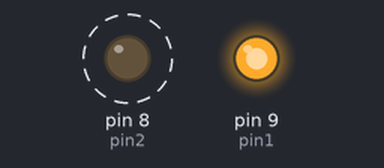
This sketch was run on a simulated Arduino Uno, built with avr-gcc and run on an emulated ATmega328P. Shown: output pins drawn as LEDs (lit = HIGH). Dashed ring = blinking.

Above: at 0.12 s.
At 1.92 s:
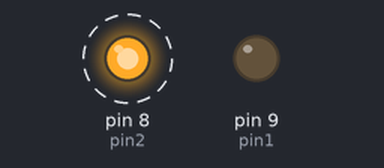
Timing chart, 0 to 3.1 s (numbered marks = the images above):
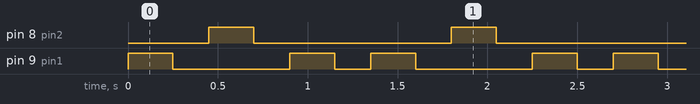

Measured:
- by itself, pin 8 (pin2): alternates HIGH for 0.25 s and LOW for 1.1 s
- by itself, pin 9 (pin1): repeats every 1.4 s: LOW 0.65 s, HIGH 0.25 s, LOW 0.20 s, HIGH 0.25 s
- by itself, everything shown: repeats every 1.4 s, in 6 steps

The sketch:

Blink_for.ino
```cpp
int pin1 = 9;
int pin2 = 8;
int pin1on = 250;
int pin1off = 200;
int pin2on = 250;
int pin2off= 200;

void setup() {

  pinMode(pin1, OUTPUT);
  pinMode(pin2, OUTPUT);

}

void loop() {

for (int i = 0; i < 10; i++ ){
 digitalWrite(pin1, HIGH);
 delay(pin1on);
 digitalWrite(pin1, LOW);
 delay(pin1off);
   if (i % 2 == 0){
   digitalWrite(pin2, HIGH);
   delay(pin2on);
   digitalWrite(pin2, LOW);
   delay(pin2off);
    }
}
}
```
